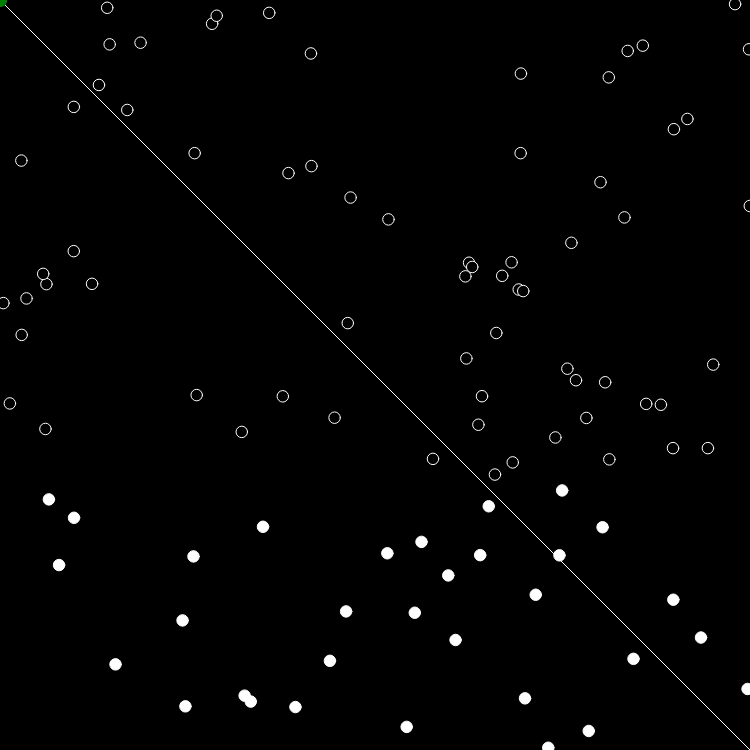
Frame 1 (no input)
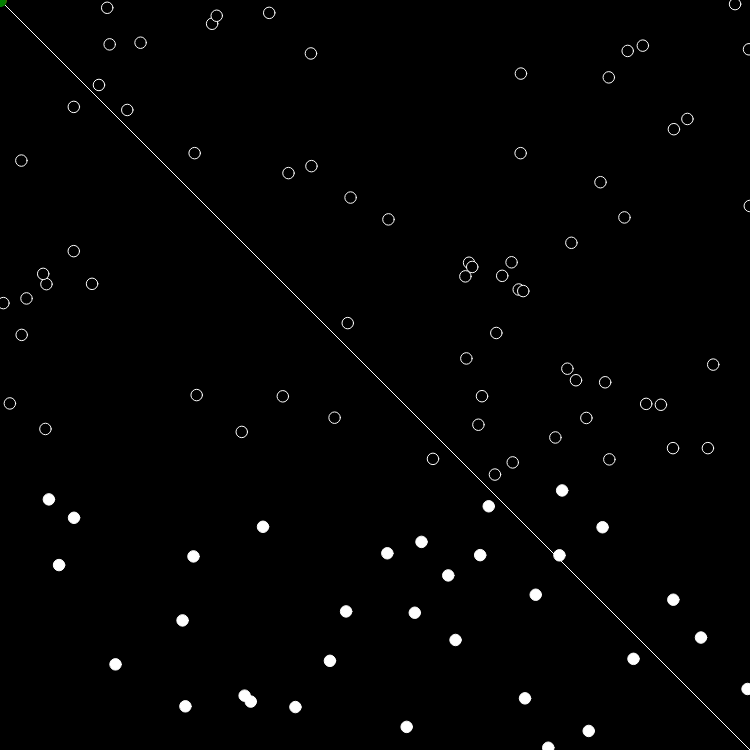
Frame 60 (no input)
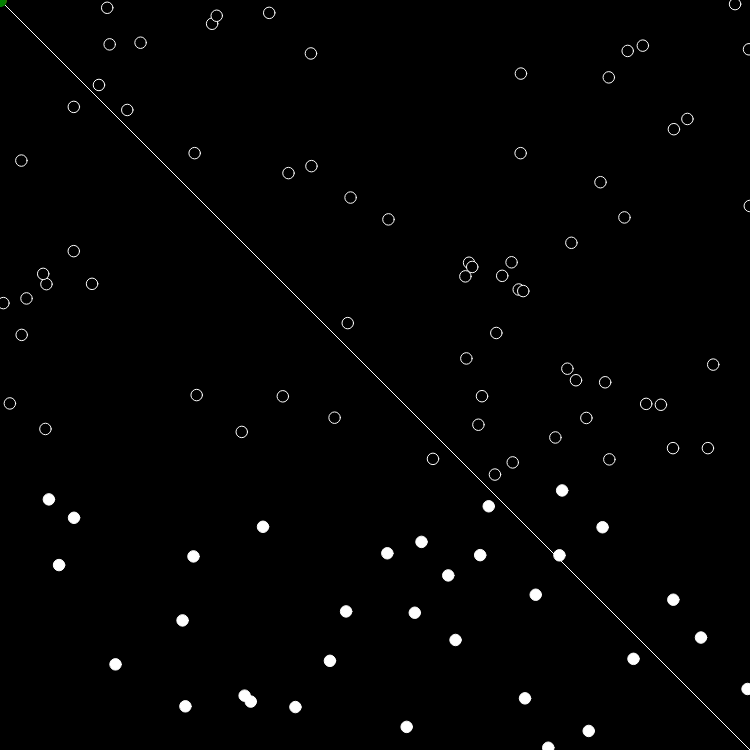
Frame 120 (the mouse pressed at the canvas centre since frame 60)

The p5.js sketch that drew these frames (run headless with seeded random() and noise() and a simulated clock; from frame 60 on, the mouse is pressed at the canvas centre):

// p5.js sketch
// ── sketch.js
const perceptron = new Perceptron();
const inputs = fillArray(2, -1, 1);
let points;
let trainingIndex = 0;

function setup() {
  createCanvas(750, 750);
  points = initDataset(100, DataPoint);
}

function draw() {
  background(0);
  // seperating the values by the line that is ➡ y = x
  stroke(255);
  line(0, 0, width, height);
  points.forEach((point) => {
    // Drawing each point
    point.drawDataPoint();

    // Drawing the predictions
    const inputs = [point.x, point.y];
    const targetLabel = point.label;
    const prediction = perceptron.predict(inputs);
    prediction === targetLabel ? fill("green") : fill("red");
    noStroke();
    ellipse(point.x, point.y, 11.25, 11.25);
  });

  trainSpecificIndex();
  // If we have already trained all of the points, loop back to train again from the start,
  // else, continue to train the next point, until we are back at the start
  trainingIndex === points.length - 1 ? (trainingIndex = 0) : trainingIndex++;
}

function trainSpecificIndex() {
  const point = points[trainingIndex];
  const inputs = [point.x, point.y];
  const targetLabel = point.label;
  perceptron.train(inputs, targetLabel);
}

// ── DataPoint.js
class DataPoint {
  constructor(inputX, inputY) {
    // Using P5's 'random' function to create points within a Cartesian coordinate system if we do not send input
    // This allows us to create our own points with specific coordinates, or create random points
    this.x = inputX !== undefined ? inputX : random(-1, 1);
    this.y = inputY !== undefined ? inputY : random(-1, 1);
    // This bias will prevent the perceptron from getting stuck on points like (0,0)
    this.bias = 1;

    const lineY = lineFunc(this.y);

    this.label = this.y > lineY ? 1 : -1;
  }

  // Mapping the Cartesian values to Pixel values
  getPixelXCoordinate() {
    return map(this.x, -1, 1, 0, width);
  }

  // Flipping the y's mapping so that when y is close to one, it appears higher, while when it is close to -1 it appears lower
  // Instead of the opposite in the regular P5 pixel space
  getPixelYCoordinate() {
    return map(this.y, -1, 1, height, 0);
  }

  // Drawing the point on the canvas based on the coordinates and the label
  drawDataPoint() {
    stroke(255);
    this.label == 1 ? fill(0) : fill(255);
    const pX = this.getPixelXCoordinate();
    const pY = this.getPixelYCoordinate();
    ellipse(pX, pY, 11.5, 11.5);
  }
}

// ── Perceptron.js
class Perceptron {
  weights = [0, 0];
  // How much to adjust the weights on each training epoch
  learningRate = 0.1;

  constructor() {
    // Initializing the weights to random starting values
    this.weights.forEach((_weight, index, arr) => {
      arr[index] = getRndInteger(-1, 1);
    });
  }

  // Make a prediction(infer) the label of the given input
  predict(inputs) {
    let sum = 0;
    inputs.forEach((input, index) => {
      sum += input * this.weights[index];
    });
    const output = activationFunction(sum);
    return output;
  }

  // Tuning the weights based on the error of the prediction of the previous weights
  train(inputs, targetLabel) {
    const prediction = this.predict(inputs);
    const error = targetLabel - prediction;

    this.weights.forEach((_weight, index, arr) => {
      arr[index] += error * inputs[index] * this.learningRate;
    });
  }
}

// ── util.js
// Generate random floating point numbers in range(included, excluded)
// Source: https://www.w3schools.com/js/js_random.asp
const getRndInteger = (min, max) => {
  return Math.random() * (max - min) + min;
};

// The 'sign' function used in guess
const activationFunction = (weightedSumOfInputs) => {
  return weightedSumOfInputs > 0 ? 1 : -1;
};

// Fill array of N length with N random values of y range
// Source: https://stackoverflow.com/a/43044960/6236395
const fillArray = (len, min, max) => {
  return Array.from({ length: len }, () => getRndInteger(min, max));
};

const initDataset = (len, classToBuildWith) => {
  const dataset = [];
  for (let i = 0; i < len; i++) {
    dataset.push(new classToBuildWith());
  }
  return dataset;
};

// This is the line function, baiscally "f(x)"
// For now it is a simple line: y= mx + b
const lineFunc = (x) => {
  return 0.3 * x - 0.2;
};
